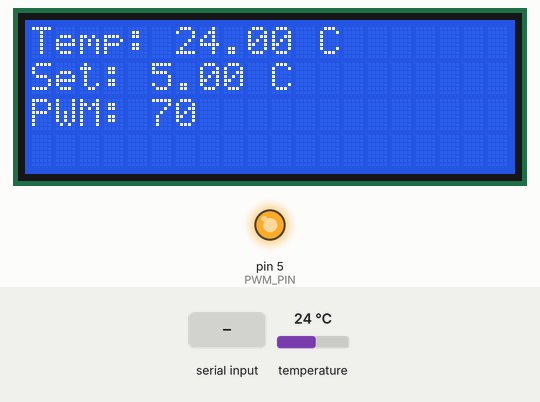
Recording of a sketch running on a simulated Arduino Mega 2560, built with avr-gcc and run on an emulated ATmega2560. Shown: 20×4 character LCD, output pins drawn as LEDs (lit = HIGH). Inputs (shaded band) come from the test bench; at power-on: temperature 24 °C. What the sketch prints to the serial monitor is not drawn.

Above: at 1.2 s.
1.3 s: "H\n" received over Serial
At 4.2 s:
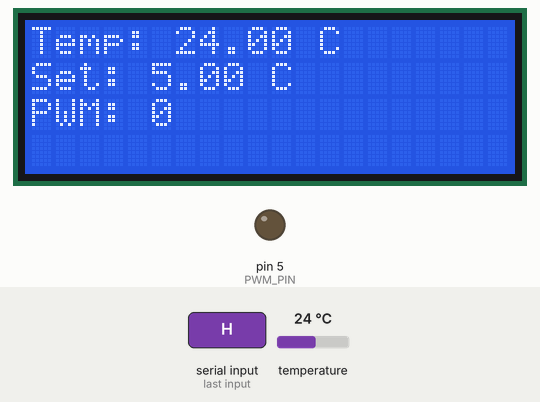
4.9 s: temperature set to 4 °C
At 7.8 s:
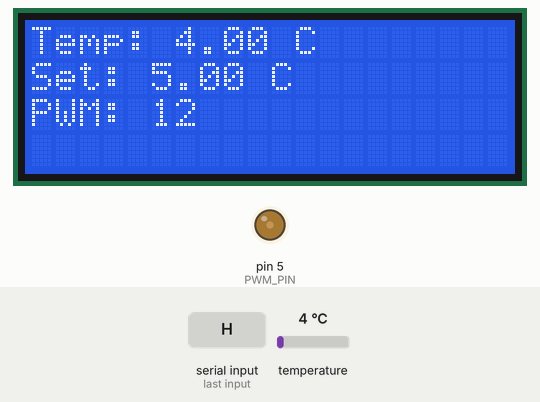
8.9 s: "C\n" received over Serial
At 12.5 s:
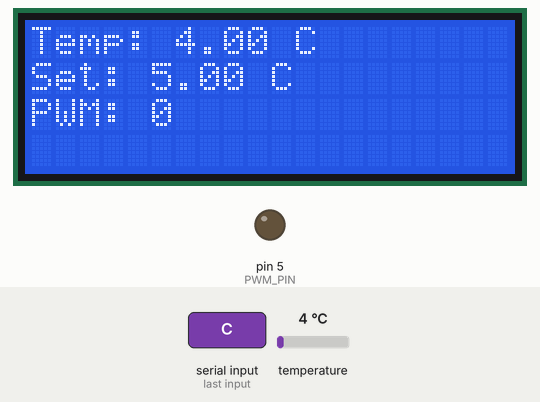
12.8 s: temperature set to 12 °C
At 14.9 s:
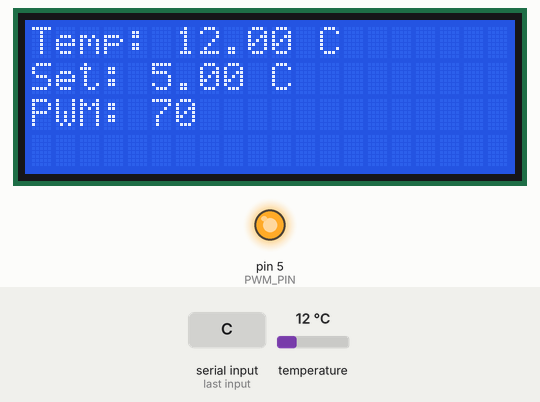
15.4 s: temperature set to 19 °C
Timing chart, 0 to 18.4 s (numbered marks = the images above; inputs shaded):
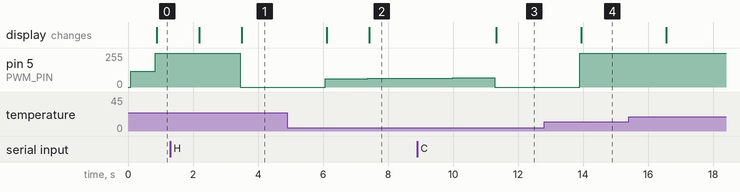

Measured:
- after the input at 1.3 s, pin 5 (PWM_PIN): 255/255 → 0/255 after 2.2 s; the display: first changes after 0.89 s (image 1 shows a later state)
- after the input at 4.9 s, pin 5 (PWM_PIN): 0/255 → 63/255 after 1.2 s, → 66/255 1.3 s later; the display: first changes after 1.2 s (image 2 shows a later state)
- after the input at 8.9 s, the display: changes after 2.4 s (image 3)
- after the input at 12.8 s, pin 5 (PWM_PIN): 0/255 → 255/255 after 1.1 s; the display: changes after 1.1 s (image 4)

The sketch:

Tempcontroll.ino
```cpp
#include <OneWire.h>
#include <DallasTemperature.h>
#include <Wire.h>
#include <LiquidCrystal_I2C.h>
#include <PID_v1_bc.h>

// === Pin Definitions ===
#define ONE_WIRE_BUS 2  // DS18B20 data pin
#define PWM_PIN 5       // PWM output for Peltier

// === OneWire & Temperature Sensor Setup ===
OneWire oneWire(ONE_WIRE_BUS);
DallasTemperature sensors(&oneWire);

// === LCD Display (I2C Address: 0x27 or 0x3F) ===
LiquidCrystal_I2C lcd(0x27, 20, 4); // Try 0x3F if 0x27 doesn’t work

// === PID Variables ===
double Setpoint = 5.0;  // Default target temperature
double Input, Output;
double Kp = 30.0, Ki = 5.0, Kd = 0.0; // Adjust PID gains

// === Mode Selection (false = cooling, true = heating) ===
bool heatingMode = false;
PID myPID(&Input, &Output, &Setpoint, Kp, Ki, Kd, REVERSE);

void setup() {
  Serial.begin(115200);
  sensors.begin();
  lcd.init();
  lcd.backlight();
  pinMode(PWM_PIN, OUTPUT);

  // === Configure Timer3 for 25 kHz PWM on Pin 5 ===
  TCCR3A = (1 << COM3A1) | (1 << WGM31);
  TCCR3B = (1 << WGM33) | (1 << WGM32) | (1 << CS30);
  ICR3 = 639;  // Set TOP value for 25 kHz
  OCR3A = 300;   // Start with 0 PWM (off)

  // === Setup PID ===
  myPID.SetMode(AUTOMATIC);
  myPID.SetOutputLimits(0, heatingMode ? 120 : 180);  // Limit PWM for heating
}

// === Function to Switch Between Cooling & Heating ===
void setPIDMode(bool heatMode) {
  heatingMode = heatMode;
  myPID.SetControllerDirection(heatingMode ? DIRECT : REVERSE);
  myPID.SetOutputLimits(0, heatingMode ? 120 : 180);
  Serial.println(heatingMode ? "HEATING MODE ON" : "COOLING MODE ON");
}

void loop() {
  sensors.requestTemperatures();

  // === Read Temperature ===
  float tempSum = 0;
  int validSensors = 0;
  int sensorCount = sensors.getDeviceCount();

  for (int i = 0; i < sensorCount; i++) {
    float tempC = sensors.getTempCByIndex(i);
    if (tempC != DEVICE_DISCONNECTED_C) {
      tempSum += tempC;
      validSensors++;
    }
  }
  Input = (validSensors > 0) ? (tempSum / validSensors) : -999;  // Error handling


  // === Compute PID Output ===
  myPID.Compute();
  OCR3A = map(Output, 0, heatingMode ? 120 : 180, 0, ICR3);

  // === Serial Communication ===
  if (Serial.available()) {
    String command = Serial.readStringUntil('\n');
    command.trim();  // Remove whitespace

    if (command.startsWith("SET ")) {
      double newTemp = command.substring(4).toFloat();
      if (newTemp >= 5 && newTemp <= 40) {  // Safety limits for temp
        Setpoint = newTemp;
        Serial.print("New Setpoint: ");
        Serial.println(Setpoint);
      } else {
        Serial.println("ERROR: Setpoint out of range (5 to 40°C)");
      }
    } else if (command == "H") {
      setPIDMode(true);
    } else if (command == "C") {
      setPIDMode(false);
    }
  }

  // === Serial Monitor Output ===
  Serial.print("Temp: ");
  Serial.print(Input);
  Serial.print(" C | Setpoint: ");
  Serial.print(Setpoint);
  Serial.print(" C | PWM: ");
  Serial.println(map(Output,0,255,0,100));

  // === Update LCD Display ===
  lcd.setCursor(0, 0);
  lcd.print("Temp: ");
  lcd.print(Input);
  lcd.print(" C  ");

  lcd.setCursor(0, 1);
  lcd.print("Set: ");
  lcd.print(Setpoint);
  lcd.print(" C  ");

  lcd.setCursor(0, 2);
  lcd.print("PWM: ");
  lcd.print(map(Output,0,255,0,100));
  lcd.print("      "); // Clear extra chars

  delay(500);
}
```
